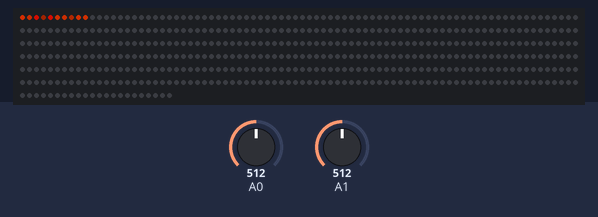
Simulated run of this sketch. Board: Arduino Uno, built with avr-gcc and run on an emulated ATmega328P. On the bench: 502 RGB LEDs in strip order, left to right, continuing on the next row. The inputs (shaded band) are chosen by the test bench; at power-on: A0 = 512, A1 = 512. Dim RGB values are drawn brighter than linear; random numbers use the default seed unless the sketch sets one.

Above: at 1.3 s.
1.4 s: A0 set to 716
3.2 s: A1 set to 716
5.0 s: A0 set to 900
6.6 s: A1 set to 900
At 6.85 s:
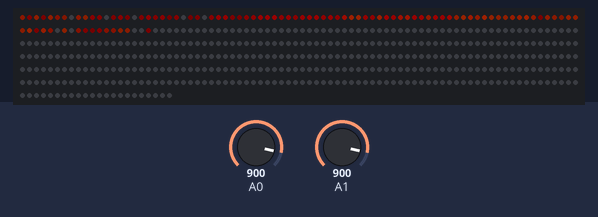
8.2 s: A0 set to 511
At 8.4 s:
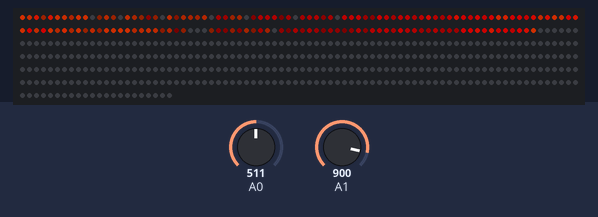
9.7 s: A1 set to 511
At 10.88 s:
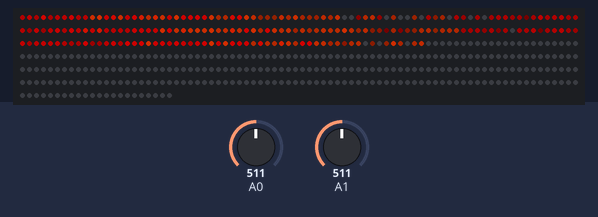
Timing chart, 0 to 12.3 s (numbered marks = the images above; inputs shaded):
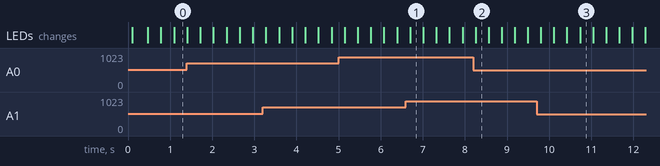

The sketch:

VULCANO_3-COLATA.ino
```cpp
#include <FastLED.h>

#define DATA_PIN 10
#define NUM_LEDS    502//144*3.5
#define BRIGHTNESS  50
#define FRAMES_PER_SECOND 10

CRGB leds[NUM_LEDS];

uint8_t colorIndex[NUM_LEDS];

DEFINE_GRADIENT_PALETTE(heatmap_gp) {
    0,  255,  100,    0,  //orange
  100,    0,    0,    0,  //black
  255,  255,    0,    0,  //red
};

CRGBPalette16 myPal = heatmap_gp;

void setup() {
  pinMode(10,OUTPUT);
  digitalWrite(10,LOW);

  delay(100);
  LEDS.addLeds<WS2812B, DATA_PIN, GRB>(leds, NUM_LEDS);

  LEDS.clear();
  LEDS.show();

  LEDS.setTemperature(Candle);

  for (int i=0; i<NUM_LEDS; i++) {
    //colorIndex[i] = random8();
    colorIndex[i] = (int)random8()*0.4+(int)(i*3);
  }

  LEDS.clear();
  LEDS.show();

}


bool state = true;
unsigned long tt = 0;
unsigned long attesa = 0;
int an0 = 0;
uint8_t blev = 0;

unsigned long ttc = 0;

int colata = 0;

bool stuck = true;
int s_ind = 0;


void loop() {


    //POT 1
    an0 = analogRead(0);
    if (an0 > 1000) {
      blev = 0;
    }
    else if (an0 < 15) {
      blev = 255;
    }
    else if ((an0 > 10) && (an0 < 1010)) {
      blev = map(analogRead(0),1023,0,0,255);
    }

    LEDS.setBrightness( blev );

    //POT 2
    attesa = (unsigned long)map( analogRead(1),1024,0,0,25000 );

    for (uint16_t i=0; i<NUM_LEDS; i++) {
      leds[i] = ColorFromPalette(myPal, colorIndex[i]);
    }

    if ((micros() - tt) > attesa) {
      tt = micros();

      for (uint16_t i=0; i<NUM_LEDS; i++) {
        colorIndex[i]--;
      }

    }

    if ((colata < NUM_LEDS) ) {

      if (((millis() - ttc) > attesa/150)) {
        ttc = millis();
        colata++;
      }

      for (uint16_t i=colata; i<NUM_LEDS; i++) {
        leds[i].red = 0;
        leds[i].green = 0;
        leds[i].blue = 0;
      }

    }


    LEDS.show();

}
```
